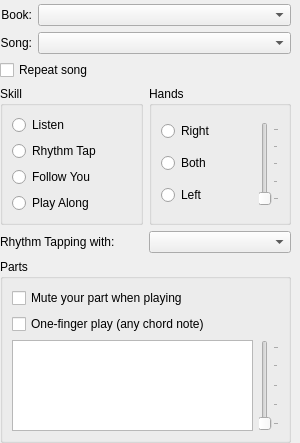
<?xml version="1.0" encoding="UTF-8"?>
<ui version="4.0">
 <class>GuiSidePanel</class>
 <widget class="QWidget" name="GuiSidePanel">
  <property name="geometry">
   <rect>
    <x>0</x>
    <y>0</y>
    <width>300</width>
    <height>443</height>
   </rect>
  </property>
  <property name="maximumSize">
   <size>
    <width>300</width>
    <height>16777215</height>
   </size>
  </property>
  <property name="windowTitle">
   <string>Form</string>
  </property>
  <layout class="QVBoxLayout">
   <property name="leftMargin">
    <number>0</number>
   </property>
   <property name="topMargin">
    <number>4</number>
   </property>
   <property name="rightMargin">
    <number>9</number>
   </property>
   <property name="bottomMargin">
    <number>0</number>
   </property>
   <item>
    <layout class="QGridLayout">
     <item row="0" column="0">
      <widget class="QLabel" name="label">
       <property name="text">
        <string>Book:</string>
       </property>
       <property name="alignment">
        <set>Qt::AlignRight|Qt::AlignTrailing|Qt::AlignVCenter</set>
       </property>
      </widget>
     </item>
     <item row="0" column="1">
      <widget class="QComboBox" name="bookCombo">
       <property name="sizePolicy">
        <sizepolicy hsizetype="Expanding" vsizetype="Fixed">
         <horstretch>0</horstretch>
         <verstretch>0</verstretch>
        </sizepolicy>
       </property>
       <property name="minimumSize">
        <size>
         <width>0</width>
         <height>0</height>
        </size>
       </property>
      </widget>
     </item>
     <item row="1" column="0">
      <widget class="QLabel" name="label_2">
       <property name="text">
        <string>Song:</string>
       </property>
       <property name="alignment">
        <set>Qt::AlignRight|Qt::AlignTrailing|Qt::AlignVCenter</set>
       </property>
      </widget>
     </item>
     <item row="1" column="1">
      <widget class="QComboBox" name="songCombo">
       <property name="sizePolicy">
        <sizepolicy hsizetype="Expanding" vsizetype="Fixed">
         <horstretch>0</horstretch>
         <verstretch>0</verstretch>
        </sizepolicy>
       </property>
      </widget>
     </item>
    </layout>
   </item>
   <item>
    <widget class="QCheckBox" name="repeatSong">
     <property name="text">
      <string>Repeat song</string>
     </property>
    </widget>
   </item>
   <item>
    <layout class="QHBoxLayout">
     <item>
      <widget class="QGroupBox" name="groupBox_2">
       <property name="sizePolicy">
        <sizepolicy hsizetype="Minimum" vsizetype="Minimum">
         <horstretch>0</horstretch>
         <verstretch>0</verstretch>
        </sizepolicy>
       </property>
       <property name="minimumSize">
        <size>
         <width>0</width>
         <height>0</height>
        </size>
       </property>
       <property name="maximumSize">
        <size>
         <width>16777215</width>
         <height>16777215</height>
        </size>
       </property>
       <property name="title">
        <string>Skill</string>
       </property>
       <layout class="QVBoxLayout">
        <item>
         <widget class="QRadioButton" name="listenRadio">
          <property name="text">
           <string>Listen</string>
          </property>
         </widget>
        </item>
        <item>
         <widget class="QRadioButton" name="rhythmTapRadio">
          <property name="text">
           <string>Rhythm Tap</string>
          </property>
         </widget>
        </item>
        <item>
         <widget class="QRadioButton" name="followYouRadio">
          <property name="text">
           <string>Follow You</string>
          </property>
         </widget>
        </item>
        <item>
         <widget class="QRadioButton" name="playAlongRadio">
          <property name="text">
           <string>Play Along</string>
          </property>
         </widget>
        </item>
       </layout>
      </widget>
     </item>
     <item>
      <widget class="QGroupBox" name="groupBox">
       <property name="sizePolicy">
        <sizepolicy hsizetype="Minimum" vsizetype="Minimum">
         <horstretch>0</horstretch>
         <verstretch>0</verstretch>
        </sizepolicy>
       </property>
       <property name="title">
        <string>Hands</string>
       </property>
       <layout class="QHBoxLayout">
        <item>
         <layout class="QVBoxLayout">
          <item>
           <widget class="QRadioButton" name="rightHandRadio">
            <property name="text">
             <string>Right</string>
            </property>
           </widget>
          </item>
          <item>
           <widget class="QRadioButton" name="bothHandsRadio">
            <property name="text">
             <string>Both</string>
            </property>
           </widget>
          </item>
          <item>
           <widget class="QRadioButton" name="leftHandRadio">
            <property name="text">
             <string>Left</string>
            </property>
           </widget>
          </item>
         </layout>
        </item>
        <item>
         <widget class="QSlider" name="pianoSlider">
          <property name="sizePolicy">
           <sizepolicy hsizetype="Fixed" vsizetype="Fixed">
            <horstretch>0</horstretch>
            <verstretch>0</verstretch>
           </sizepolicy>
          </property>
          <property name="toolTip">
           <string>Adjust the volume of your piano</string>
          </property>
          <property name="orientation">
           <enum>Qt::Vertical</enum>
          </property>
          <property name="tickPosition">
           <enum>QSlider::TicksBelow</enum>
          </property>
          <property name="tickInterval">
           <number>25</number>
          </property>
         </widget>
        </item>
       </layout>
      </widget>
     </item>
    </layout>
   </item>
   <item>
    <layout class="QHBoxLayout">
     <item>
      <widget class="QLabel" name="label2">
       <property name="text">
        <string>Rhythm Tapping with:</string>
       </property>
      </widget>
     </item>
     <item>
      <widget class="QComboBox" name="rhythmTappingCombo"/>
     </item>
    </layout>
   </item>
   <item>
    <widget class="QGroupBox" name="groupBox_3">
     <property name="title">
      <string>Parts</string>
     </property>
     <layout class="QVBoxLayout">
      <item>
       <widget class="QCheckBox" name="muteYourPartCheck">
        <property name="toolTip">
         <string>Mute the currently selected part</string>
        </property>
        <property name="text">
         <string>Mute your part when playing</string>
        </property>
       </widget>
      </item>
      <item>
       <widget class="QCheckBox" name="oneFingerCheck">
        <property name="toolTip">
         <string>Hit any one note in a chord to count it as played</string>
        </property>
        <property name="text">
         <string>One-finger play (any chord note)</string>
        </property>
       </widget>
      </item>
      <item>
       <layout class="QHBoxLayout">
        <item>
         <widget class="QListWidget" name="trackListWidget">
          <property name="sizePolicy">
           <sizepolicy hsizetype="Expanding" vsizetype="Expanding">
            <horstretch>0</horstretch>
            <verstretch>0</verstretch>
           </sizepolicy>
          </property>
          <property name="minimumSize">
           <size>
            <width>180</width>
            <height>0</height>
           </size>
          </property>
          <property name="maximumSize">
           <size>
            <width>300</width>
            <height>500</height>
           </size>
          </property>
         </widget>
        </item>
        <item>
         <widget class="QSlider" name="boostSlider">
          <property name="toolTip">
           <string>Adjust the volume of the selected part</string>
          </property>
          <property name="orientation">
           <enum>Qt::Vertical</enum>
          </property>
          <property name="tickPosition">
           <enum>QSlider::TicksBelow</enum>
          </property>
          <property name="tickInterval">
           <number>25</number>
          </property>
         </widget>
        </item>
       </layout>
      </item>
     </layout>
    </widget>
   </item>
   <item>
    <spacer>
     <property name="orientation">
      <enum>Qt::Vertical</enum>
     </property>
     <property name="sizeHint" stdset="0">
      <size>
       <width>100</width>
       <height>11</height>
      </size>
     </property>
    </spacer>
   </item>
  </layout>
 </widget>
 <resources/>
 <connections/>
</ui>
